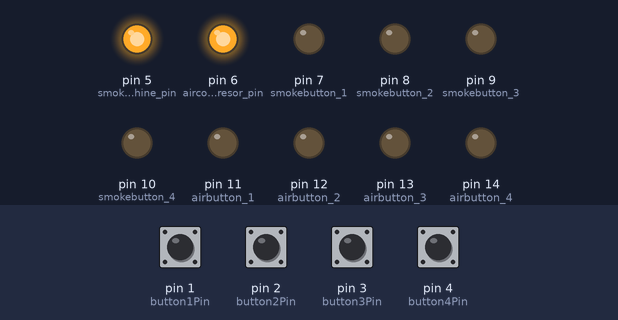
Recording of a sketch running on a simulated Arduino Uno, built with avr-gcc and run on an emulated ATmega328P. Parts: output pins drawn as LEDs (lit = HIGH). Inputs (shaded band) come from the test bench; at power-on: pin 1 (button1Pin), pin 2 (button2Pin), pin 3 (button3Pin), pin 4 (button4Pin) LOW.

Above: at 3.2 s.
3.3 s: pin 1 (button1Pin) pulled HIGH for 1 s
At 4.3 s:
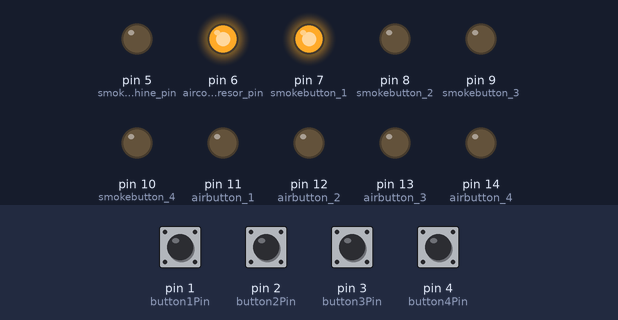
At 9.3 s:
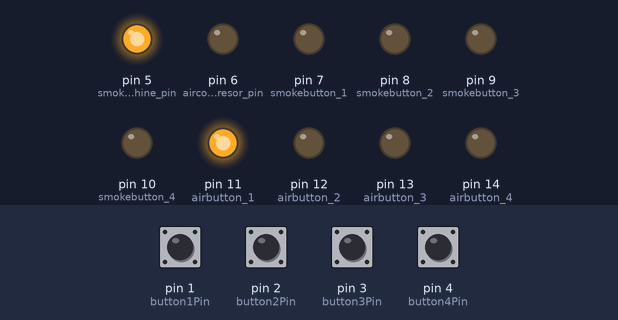
Timing chart, 0 to 18.5 s (numbered marks = the images above; inputs shaded):
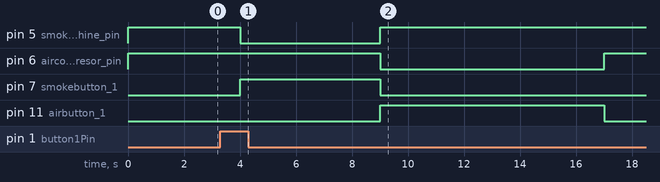

The sketch:

sense.ino
```cpp
/********************************
Smoker & Air Control Program

Author:
  Honki, Joe

Version:
  v0.1: 2019 May 28th

********************************/
/*Const Define*/
#define smokebutton_1 7
#define smokebutton_2 8
#define smokebutton_3 9
#define smokebutton_4 10

#define airbutton_1 11
#define airbutton_2 12
#define airbutton_3 13
#define airbutton_4 14

#define smokemachine_pin 5
#define aircompresor_pin 6

#define button1Pin 1
#define button2Pin 2
#define button3Pin 3
#define button4Pin 4

#define BUTTON_TRIGGER HIGH
#define BUTTON_RELEASE LOW

#define SMOKER_ON LOW
#define SMOKER_OFF HIGH

#define SMOKE_VALVE_ON HIGH
#define SMOKE_VALVE_OFF LOW

#define AIR_ON LOW
#define AIR_OFF HIGH

#define AIR_VALVE_ON HIGH
#define AIR_VALVE_OFF LOW

/*mili-sec*/
#define smoke_time 5000
#define air_time 8000
#define button_wait_time 800

/*Global*/

/*Input Pin State*/
int button1State = 0;         // variable for reading the pushbutton status
int button2State = 0;         // variable for reading the pushbutton status
int button3State = 0;         // variable for reading the pushbutton status
int button4State = 0;         // variable for reading the pushbutton status

/*Output Pin State*/

int smokebutton1 = 0;
int smokebutton2 = 0;
int smokebutton3 = 0;
int smokebutton4 = 0;

int airbutton1 = 0;
int airbutton2 = 0;
int airbutton3 = 0;
int airbutton4 = 0;


int button_detection (void) {

  /*wait a while for the press of multi-button*/
  delay(button_wait_time);

  if(digitalRead(button1Pin) == BUTTON_TRIGGER) {
    button1State = true;
  }else{
    button1State = false;
  }

  if(digitalRead(button2Pin) == BUTTON_TRIGGER) {
    button2State = true;
  }else{
    button2State = false;
  }

  if(digitalRead(button3Pin) == BUTTON_TRIGGER) {
    button3State = true;
  }else{
    button3State = false;
  }

  if(digitalRead(button4Pin) == BUTTON_TRIGGER) {
    button4State = true;
  }else{
    button4State = false;
  }
}

void smoke_on (int smokebutton) {
  digitalWrite(smokebutton, SMOKE_VALVE_ON);
  digitalWrite(smokemachine_pin, SMOKER_ON);
}

void smoke_off (int smokebutton) {
  digitalWrite(smokebutton, SMOKE_VALVE_OFF);
  digitalWrite(smokemachine_pin, SMOKER_OFF);
}

void air_on (int airbutton) {
  digitalWrite(airbutton, AIR_VALVE_ON);
  digitalWrite(aircompresor_pin, AIR_ON);
}

void air_off (int airbutton) {
  digitalWrite(airbutton, AIR_VALVE_OFF);
  digitalWrite(aircompresor_pin, AIR_OFF);
}


void reaction (void) {

  /*smoke on*/
  if (button1State == true) {
    smoke_on(smokebutton_1);
  }
  if (button2State == true) {
    smoke_on(smokebutton_2);
  }
  if (button3State == true) {
    smoke_on(smokebutton_3);
  }
  if (button4State == true) {
    smoke_on(smokebutton_4);
  }
  /*delay a while to let smoke go into to the jar*/
  if (button1State || button2State || button3State || button4State) {
    delay(smoke_time);
  }

  /*smoke off*/
  smoke_off(smokebutton_1);
  smoke_off(smokebutton_2);
  smoke_off(smokebutton_3);
  smoke_off(smokebutton_4);

  /*air on*/
  if (button1State == true) {
    air_on(airbutton_1);
  }
  if (button2State == true) {
    air_on(airbutton_2);
  }
  if (button3State == true) {
    air_on(airbutton_3);
  }
  if (button4State == true) {
    air_on(airbutton_4);
  }

  /*delay a while to let air go through the jar*/
  if (button1State || button2State || button3State || button4State) {
    delay(air_time);
  }

  /*air off*/
  air_off(airbutton_1);
  air_off(airbutton_2);
  air_off(airbutton_3);
  air_off(airbutton_4);
}

void setup() {
 // initialize the relay pin as an output:
  pinMode(smokebutton_1, OUTPUT);
  pinMode(smokebutton_2, OUTPUT);
  pinMode(smokebutton_3, OUTPUT);
  pinMode(smokebutton_4, OUTPUT);
  pinMode(airbutton_1, OUTPUT);
  pinMode(airbutton_2, OUTPUT);
  pinMode(airbutton_3, OUTPUT);
  pinMode(airbutton_4, OUTPUT);
  pinMode(smokemachine_pin, OUTPUT);
  pinMode(aircompresor_pin, OUTPUT);
  digitalWrite(smokemachine_pin, SMOKER_OFF);
  digitalWrite(aircompresor_pin, AIR_OFF);

  // initialize the pushbutton pin as an input:
  pinMode(button1Pin, INPUT);
  pinMode(button2Pin, INPUT);
  pinMode(button3Pin, INPUT);
  pinMode(button4Pin, INPUT);

}

void loop() {
  // put your main code here, to run repeatedly:

  button_detection();
  reaction();
}
```

Measured:
- after the input at 3.3 s, pin 5 (smokemachine_pin): HIGH → LOW after 0.70 s, → HIGH 5.0 s later; pin 6 (aircompresor_pin): HIGH → LOW after 5.7 s, → HIGH 8.0 s later; pin 7 (smokebutton_1): LOW → HIGH after 0.70 s, → LOW 5.0 s later; pin 11 (airbutton_1): LOW → HIGH after 5.7 s, → LOW 8.0 s later
